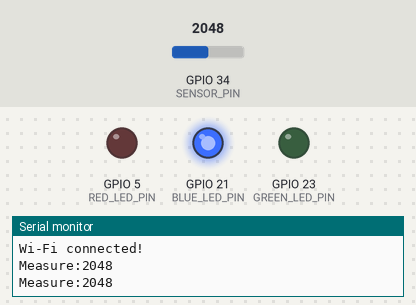
A sketch run on a simulated ESP32. On the bench: output pins drawn as LEDs (lit = HIGH), the last lines printed to the serial monitor. Inputs (shaded band) come from the test bench; at power-on: GPIO 34 (SENSOR_PIN) = 2048. WiFi joins after 1.5 s; servers stay silent unless stated; web services answer with replies made up by the test bench.

Above: at 3.0 s.
3.1 s: GPIO 34 (SENSOR_PIN) set to 2453
5.0 s: GPIO 34 (SENSOR_PIN) set to 2531
At 7.0 s:
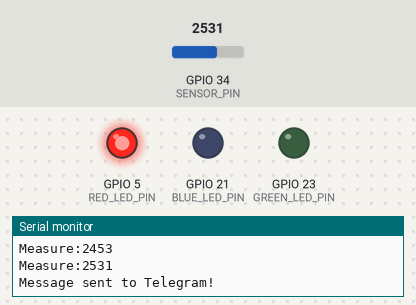
7.3 s: GPIO 34 (SENSOR_PIN) set to 960
At 8.9 s:
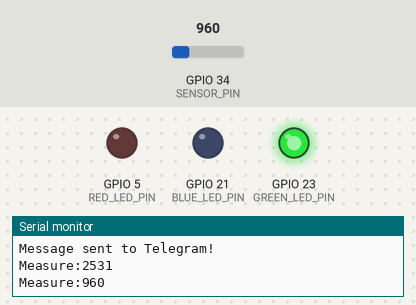
9.5 s: GPIO 34 (SENSOR_PIN) set to 1053
At 10.5 s:
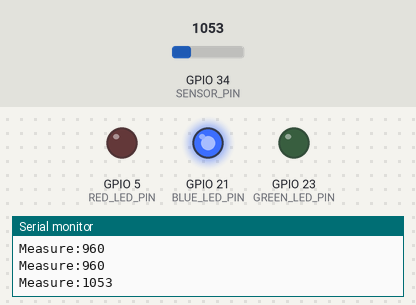
11.5 s: GPIO 34 (SENSOR_PIN) set to 491
At 13.3 s:
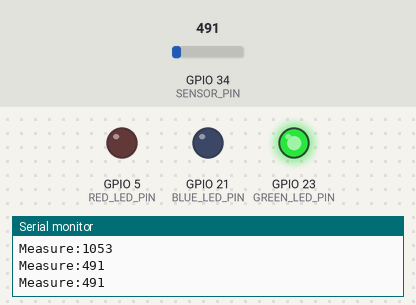
Timing chart, 0 to 14.5 s (numbered marks = the images above; inputs shaded):
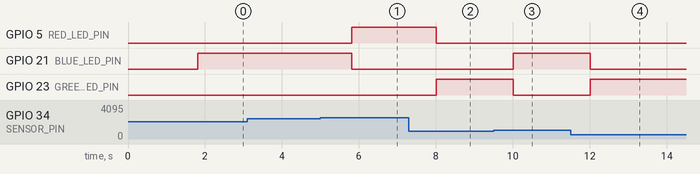

The sketch:

sketch_iot_en.ino
```cpp
#include <WiFi.h>
#include <HTTPClient.h>


// Wi-Fi settings
const char* ssid = "YOUR_WIFI_NAME";
const char* password = "YOUR_WIFI_PASSWORD";

// Telegram settings
String botToken = "YOUR_BOT_TOKEN";
String chatID = "YOUR_CHAT_ID";

// Blynk settings
#define BLYNK_TEMPLATE_ID "YOUR_TEMPLATE_ID"
#define BLYNK_TEMPLATE_NAME "YOUR_TEMPLATE_NAME"
#define BLYNK_AUTH_TOKEN "YOUR_AUTH_TOKEN"
#include <BlynkSimpleEsp32.h>


#define SENSOR_PIN 34
#define GREEN_LED_PIN 23
#define BLUE_LED_PIN 21
#define RED_LED_PIN 5

int blue_threshold = 1000;
int red_threshold = 2500;

unsigned long last_msg_blue = 0;
unsigned long last_msg_red = 0;


void setup() {
  Serial.begin(115200);

  pinMode(GREEN_LED_PIN, OUTPUT);
  pinMode(BLUE_LED_PIN, OUTPUT);
  pinMode(RED_LED_PIN, OUTPUT);

  // Wi-Fi connection via Blynk
  Blynk.begin(BLYNK_AUTH_TOKEN, ssid, password);

  // Connect Wi-Fi for Telegram (if Blynk.begin doesn't connect Wi-Fi, ensure connection here)
  WiFi.begin(ssid, password);
  while (WiFi.status() != WL_CONNECTED) {
    delay(1000);
    Serial.println("Connecting to Wi-Fi...");
  }
  Serial.println("Wi-Fi connected!");
}


void sendTelegram(String message) {
  HTTPClient http;
  String url = "https://api.telegram.org/bot" + botToken + "/sendMessage?chat_id=" + chatID + "&text=" + message;

  http.begin(url);
  int httpResponseCode = http.GET();

  if (httpResponseCode > 0) {
    Serial.println("Message sent to Telegram!");
  } else {
    Serial.print("Sending error:");
    Serial.println(httpResponseCode);
  }

  http.end();
}


void loop() {
  Blynk.run();

  int measure = analogRead(SENSOR_PIN);
  Serial.print("Measure:");
  Serial.println(measure);

  unsigned long current = millis();

  // Send data to Blynk transforming it into percentage
  Blynk.virtualWrite(V0, map(measure, 0, 4095, 0, 100));

  if (measure < blue_threshold) {
    digitalWrite(GREEN_LED_PIN, HIGH);
    digitalWrite(BLUE_LED_PIN, LOW);
    digitalWrite(RED_LED_PIN, LOW);

  } else if (measure < red_threshold) {
    digitalWrite(GREEN_LED_PIN, LOW);
    digitalWrite(BLUE_LED_PIN, HIGH);
    digitalWrite(RED_LED_PIN, LOW);

    // Sends a message via Telegram every 15 seconds in the alert zone
    if (WiFi.status() == WL_CONNECTED and (current - last_msg_blue >= 15000)) {
      int percentage = map(measure, 0, 4095, 0, 100);
      String message = "⚠️ ATTENTION: Moderate level detected! Measure:" + String(percentage) + "%";
      sendTelegram(message);
      last_msg_blue = current;
    }

  } else {
    digitalWrite(GREEN_LED_PIN, LOW);
    digitalWrite(BLUE_LED_PIN, LOW);
    digitalWrite(RED_LED_PIN, HIGH);

    // Sends a message via Telegram every 5 seconds in the critical zone
    if (WiFi.status() == WL_CONNECTED and (current - last_msg_red >= 5000)) {
      int percentage = map(measure, 0, 4095, 0, 100);
      String message = "🚨 ALERT! Critical level detected! Measure: " + String(percentage) + "%";
      sendTelegram(message);
      last_msg_red = current;
    }
  }

  delay(1000); // Delay to stabilize the reading every 1 second
}
```

Measured:
- the behaviour switches between 2499 and 2500 on GPIO 34 (SENSOR_PIN) (found by bisection; images 0 and 1)
- the behaviour switches between 999 and 1000 on GPIO 34 (SENSOR_PIN) (found by bisection; images 2 and 3)
- after the input at 5.0 s, GPIO 5 (RED_LED_PIN): LOW → HIGH after 0.81 s; GPIO 21 (BLUE_LED_PIN): HIGH → LOW after 0.81 s
- after the input at 7.3 s, GPIO 5 (RED_LED_PIN): HIGH → LOW after 0.71 s; GPIO 23 (GREEN_LED_PIN): LOW → HIGH after 0.71 s
- after the input at 9.5 s, GPIO 21 (BLUE_LED_PIN): LOW → HIGH after 0.51 s; GPIO 23 (GREEN_LED_PIN): HIGH → LOW after 0.51 s
- after the input at 11.5 s, GPIO 21 (BLUE_LED_PIN): HIGH → LOW after 0.52 s; GPIO 23 (GREEN_LED_PIN): LOW → HIGH after 0.52 s
